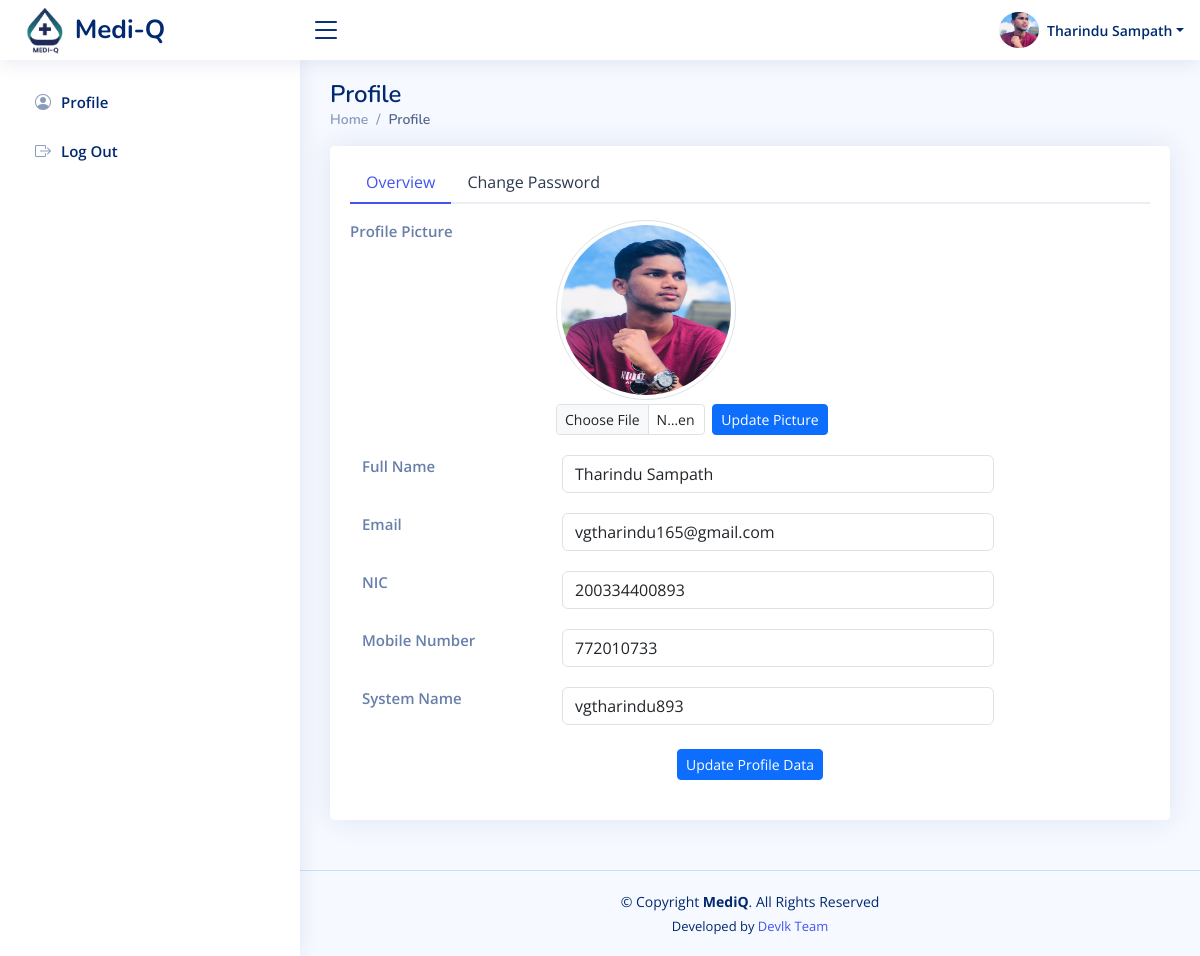
Screenshot of /user-profile.php (signed in) with the database file from the repository.
### tables this page shows
CREATE TABLE `users` (
  `id` int(11) NOT NULL,
  `nic` varchar(20) NOT NULL,
  `name` varchar(255) NOT NULL,
  `email` varchar(255) NOT NULL,
  `mobile` varchar(15) NOT NULL,
  `password` varchar(255) NOT NULL,
  `status` enum('pending','approved','disabled') DEFAULT 'pending',
  `created_at` timestamp NOT NULL DEFAULT current_timestamp(),
  `profile_picture` varchar(255) DEFAULT 'default.jpg',
  `system_name` varchar(100) DEFAULT NULL,
  `last_login` varchar(50) NOT NULL,
  `logout_time` datetime DEFAULT NULL
);

### user-profile.php (the view, shortened to what this page needs)
<?php
require_once 'includes/db-conn.php';
$user_id = $_SESSION['user_id'];
$sql = "SELECT * FROM users WHERE id = ?";
$stmt = $conn->prepare($sql);
$stmt->bind_param("i", $user_id);
$stmt->execute();
$result = $stmt->get_result();
$user = $result->fetch_assoc();
?>
<!DOCTYPE html>
<html lang="en">
<head>
    <?php include_once ("includes/css-links-inc.php"); ?>
</head>
<body>
    <?php include_once ("includes/header.php") ?>
    <?php include_once ("includes/user-sidebar.php") ?>
    <main id="main" class="main">
        <div class="pagetitle">
            <h1>Profile</h1>
            <nav>
                <ol class="breadcrumb">
                    <li class="breadcrumb-item"><a href="index.php">Home</a></li>
                    <li class="breadcrumb-item active">Profile</li>
                </ol>
            </nav>
        </div>
        <section class="section profile">
            <div class="row">
                <div class="">
                    <div class="card">
                        <div class="card-body pt-3">
                            <ul class="nav nav-tabs nav-tabs-bordered">
                                <li class="nav-item">
                                    <button class="nav-link active" data-bs-toggle="tab" data-bs-target="#profile-overview">Overview</button>
                                </li>
                                <li class="nav-item">
                                    <button class="nav-link" data-bs-toggle="tab" data-bs-target="#profile-change-password">Change Password</button>
                                </li>
                            </ul>
                            <div class="tab-content">
                                <div class="tab-pane fade show active profile-overview pt-3" id="profile-overview">
                                    <div class="row">
                                        <div class="col-lg-3 col-md-4 label">Profile Picture</div>
                                        <div class="col-lg-9 col-md-8">
                                            <?php
                                            $profilePic = isset($user['profile_picture']) && !empty($user['profile_picture']) ? $user['profile_picture'] : 'default.jpg';
                                            echo "<img src='uploads/$profilePic?" . time() . "' alt='Profile Picture' class='img-thumbnail mb-1' style='width: 180px; height: 180px; border-radius:50%;'>";
                                            ?>
                                            <form action="update-profile-picture.php" method="POST" enctype="multipart/form-data">
                                                <div class="d-flex">
                                                    <input type="file" name="profile_picture" class="form-control form-control-sm w-25" accept="image/*" required>
                                                    <input type="submit" name="submit" value="Update Picture" class="btn btn-primary btn-sm">
                                                </div>
                                            </form>
                                        </div>
                                    </div>
                                    <div class="container">
                                        <form action="update-profile.php" method="POST">
                                            <div class="row">
                                                <div class="col-lg-3 col-md-4 label">Full Name</div>
                                                <div class="col-lg-9 col-md-8">
                                                    <input type="text" name="name" class="form-control w-75" value="<?php echo htmlspecialchars($user['name']); ?>" required>
                                                </div>
                                            </div>
                                            <div class="row mt-3">
                                                <div class="col-lg-3 col-md-4 label">Email</div>
                                                <div class="col-lg-9 col-md-8">
                                                    <input type="email" name="email" class="form-control w-75" value="<?php echo htmlspecialchars($user['email']); ?>" required>
                                                </div>
                                            </div>
                                            <div class="row mt-3">
                                                <div class="col-lg-3 col-md-4 label">NIC</div>
                                                <div class="col-lg-9 col-md-8">
                                                    <input type="text" name="nic" class="form-control w-75" value="<?php echo htmlspecialchars($user['nic']); ?>" required>
                                                </div>
                                            </div>
                                            <div class="row mt-3">
                                                <div class="col-lg-3 col-md-4 label">Mobile Number</div>
                                                <div class="col-lg-9 col-md-8">
                                                    <input type="text" name="mobile" class="form-control w-75" value="<?php echo htmlspecialchars($user['mobile']); ?>" required>
                                                </div>
                                            </div>
                                            <div class="row mt-3">
                                                <div class="col-lg-3 col-md-4 label">System Name</div>
                                                <div class="col-lg-9 col-md-8">
                                                    <input type="text" name="system_name" class="form-control w-75"
                                                           value="<?php echo htmlspecialchars($user['system_name']); ?>" required>
                                                </div>
                                            </div>
                                            <div class="row mt-4">
                                                <div class="col-lg-12 text-center">
                                                    <input type="submit" name="submit" value="Update Profile Data" class="btn btn-primary btn-sm">
                                                </div>
                                            </div>
                                        </form>
                                    </div>
                                </div>
                            </div>
                        </div>
                    </div>
                </div>
            </div>
        </section>
    </main>
    <?php include_once ("includes/footer.php") ?>
</body>
</html>

### includes/header.php (shortened to what this page needs)
<header id="header" class="header fixed-top d-flex align-items-center">
    <div class="d-flex align-items-center justify-content-between">
        <a href="" class="logo d-flex align-items-center">
            <img src="<?php echo $base_url; ?>assets/images/logos/mediq-logo.png" alt="">
            <span class="d-none d-lg-block">Medi-Q</span>
        </a>
        <i class="bi bi-list toggle-sidebar-btn"></i>
    </div>
    <nav class="header-nav ms-auto">
        <ul class="d-flex align-items-center">
            <?php
                $profilePic = isset($user['profile_picture']) && $user['profile_picture'] ? $user['profile_picture'] : 'default.jpg';
            ?>
            <li class="nav-item dropdown pe-3">
                <a class="nav-link nav-profile d-flex align-items-center pe-0" href="#" data-bs-toggle="dropdown">
                   <img id="profilePicture" src="uploads/<?php echo $profilePic; ?>" alt="Profile Picture" class="rounded-circle" style="width: 40px !important; height: 40px !important; object-fit: cover;">
                    <span class="d-none d-md-block dropdown-toggle ps-2"><?php echo htmlspecialchars($user['name']); ?></span>
                </a>
            </li>
        </ul>
    </nav>
</header>

### assets/css/style.css (style rules this page uses)
:root { scroll-behavior: smooth; }
body { font-family: "Open Sans", sans-serif; background: #f6f9ff; color: #444444; }
a { color: #4154f1; text-decoration: none; }
h1, h2, h3, h4, h5, h6 { font-family: "Nunito", sans-serif; }
#main { margin-top: 60px; padding: 20px 30px; transition: all 0.3s; }
.pagetitle { margin-bottom: 10px; }
.pagetitle h1 { font-size: 24px; margin-bottom: 0; font-weight: 600; color: #012970; }
.card { margin-bottom: 30px; border: none; border-radius: 5px; box-shadow: 0px 0 30px rgba(1, 41, 112, 0.1); }
.card-body { padding: 0 20px 20px 20px; }
.breadcrumb { font-size: 14px; font-family: "Nunito", sans-serif; color: #899bbd; font-weight: 600; }
.breadcrumb a { color: #899bbd; transition: 0.3s; }
.breadcrumb .breadcrumb-item::before { color: #899bbd; }
.breadcrumb .active { color: #51678f; font-weight: 600; }
.nav-tabs-bordered { border-bottom: 2px solid #ebeef4; }
.nav-tabs-bordered .nav-link { margin-bottom: -2px; border: none; color: #2c384e; }
.nav-tabs-bordered .nav-link.active { background-color: #fff; color: #4154f1; border-bottom: 2px solid #4154f1; }
.logo { line-height: 1; }
@media (min-width: 1200px) { .logo { width: 280px; } }
.logo img { max-height: 50px; margin-right: 6px; }
.logo span { font-size: 26px; font-weight: 700; color: #012970; font-family: "Nunito", sans-serif; }
.header { transition: all 0.5s; z-index: 997; height: 60px; box-shadow: 0px 2px 20px rgba(1, 41, 112, 0.1); background-color: #fff; padding-left: 20px; }
.header .toggle-sidebar-btn { font-size: 32px; padding-left: 10px; cursor: pointer; color: #012970; }
.header-nav ul { list-style: none; }
.header-nav>ul { margin: 0; padding: 0; }
.header-nav .nav-profile { color: #012970; }
.header-nav .nav-profile img { max-height: 36px; }
.header-nav .nav-profile span { font-size: 14px; font-weight: 600; }
@media (min-width: 1200px) { #main, #footer { margin-left: 300px; } }
.profile .profile-overview .row { margin-bottom: 20px; font-size: 15px; }
.profile .profile-overview .label { font-weight: 600; color: rgba(1, 41, 112, 0.6); }

### rows the page displays
users: profile_picture (picture), name "Tharindu Sampath", email "vgtharindu165@gmail.com", nic "200334400893", mobile "772010733", system_name "vgtharindu893"
